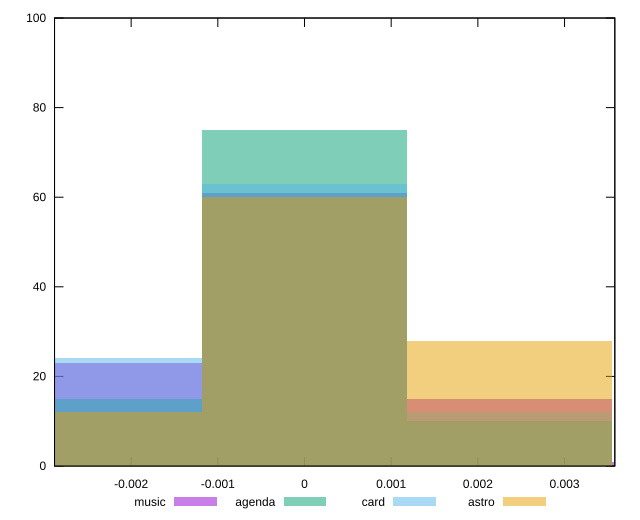

gnuplot code for this plot:
reset

$music <<EOF
-0.0023676534316173733 23
0.0023676534316173733 15
0 61
0.004735306863234747 1
EOF

$agenda <<EOF
0 75
-0.0023676534316173733 15
0.0023676534316173733 10
EOF

$card <<EOF
0 63
0.0023676534316173733 12
-0.0023676534316173733 24
EOF

$astro <<EOF
0 60
0.0023676534316173733 28
-0.0023676534316173733 12
EOF

set key outside below
set boxwidth 0.0023676534316173733
set xrange [-0.002883799064962456:0.003580172013998817]
set yrange [0:100]
set trange [0:100]
set style fill transparent solid 0.5 noborder
set terminal svg size 640, 520 enhanced background rgb 'white'
set output "report/report_00029_2021-02-24T13-36-40.390Z/meta/pScore-difference/comparison/histogram/all_raw.svg"

plot $music title "music" with boxes, \
     $agenda title "agenda" with boxes, \
     $card title "card" with boxes, \
     $astro title "astro" with boxes

reset
